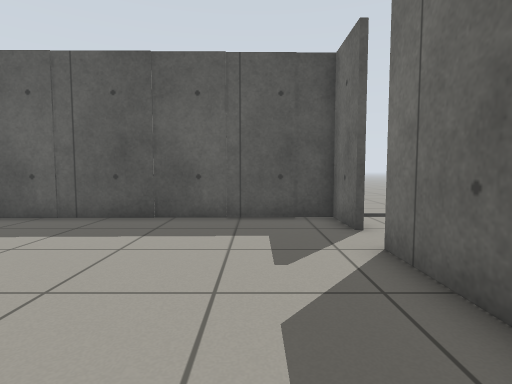
view 1 (above)

13 first-person views from a walk through a Gazebo world. The camera is 0.72 m above the floor, tilts 4° down and sees 80° across. The floor is counted in squares, 0.5 m on a side. Each view is taken from the middle of a square. On the plan, view 1 faces up. The plan holds only what a view shows up to about 14 squares ahead; the rest is blank.

view 2
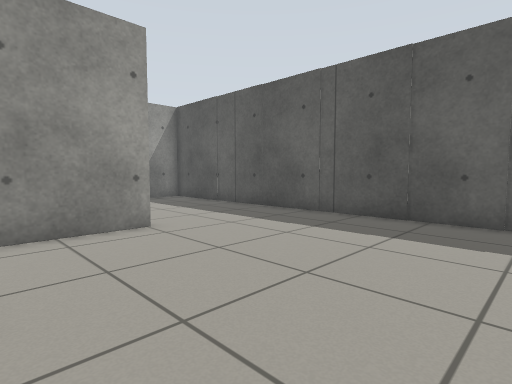

view 3
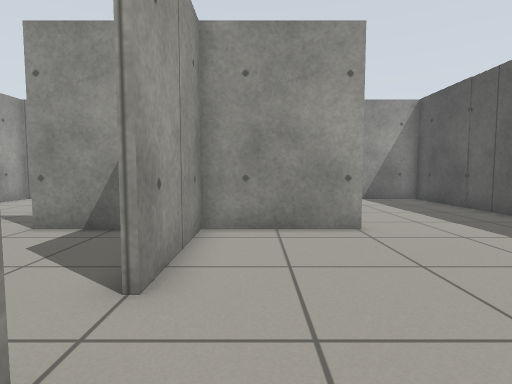

view 4
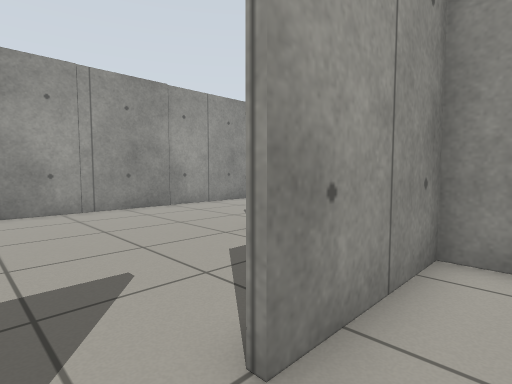

view 5
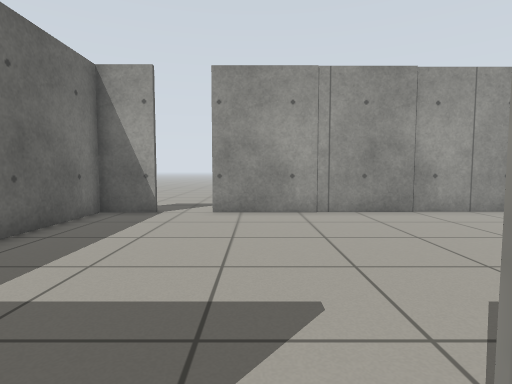

view 6
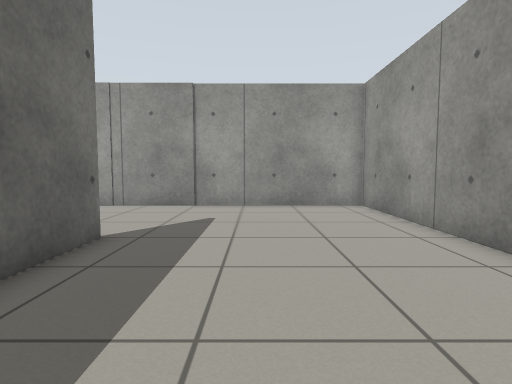

view 7
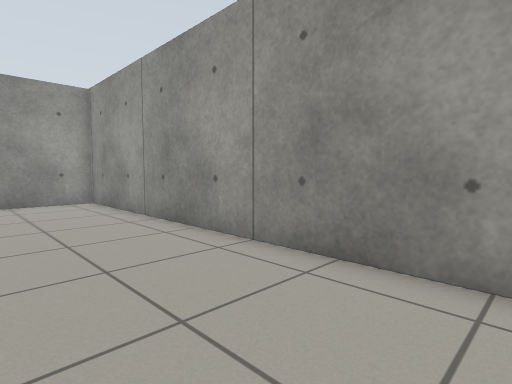

view 8
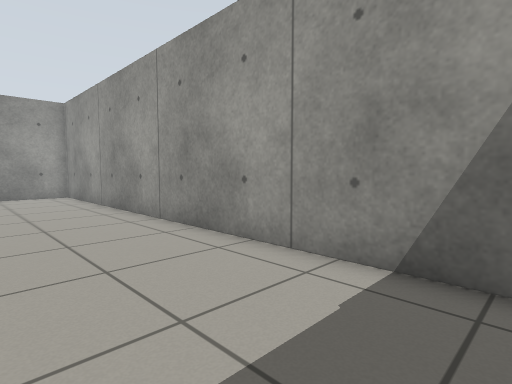

view 9
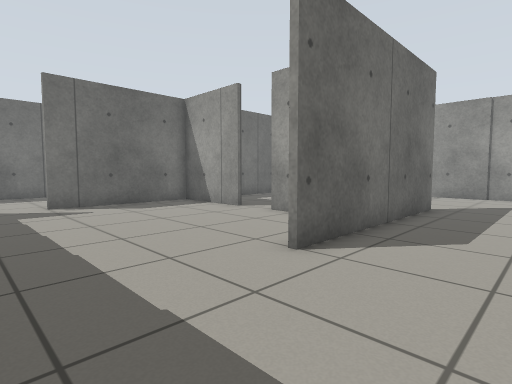

view 10
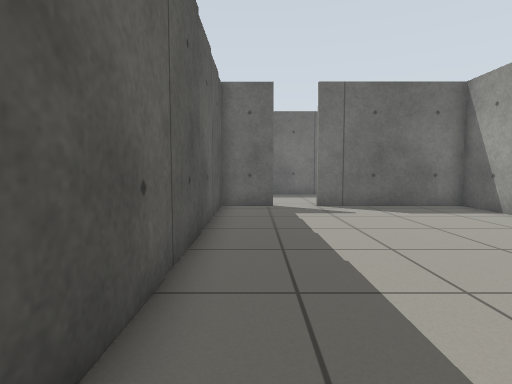

view 11
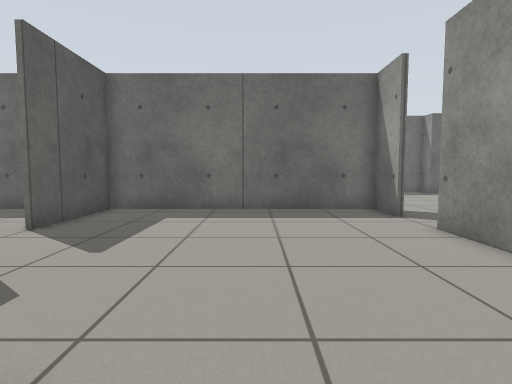

view 12
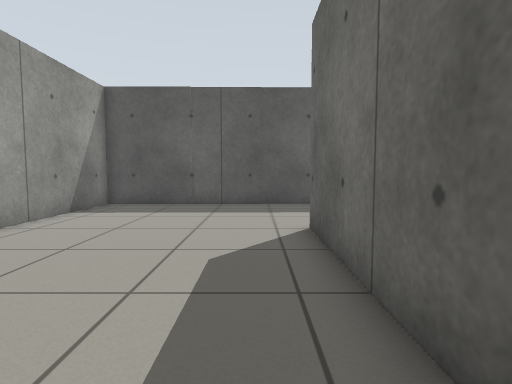

view 13
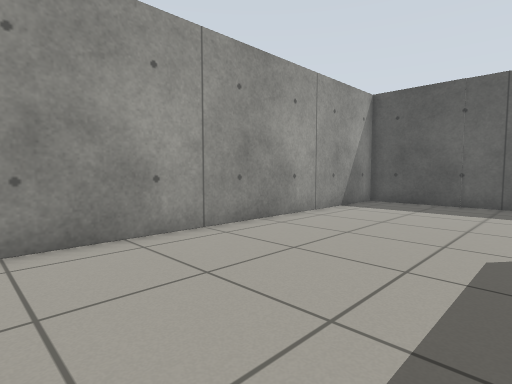

### Floor plan
Points are (right, up) in squares from view 1. A wall is a line through its corners. A room is listed if a view was taken in it or the views show most of it. See-through windows are left out.
Room 1 (views 1, 2, 3, 4, 5)
walls: (-7.4, 3.6) (-7.4, -0.3) (-3.4, -0.3); (-1.6, -0.3) (2.4, -0.3) (2.4, 5.5); (2.4, 7.2) (2.4, 9.4) (1.1, 9.4); (1.2, 9.2) (-7.5, 9.2)
ways out: opening at (-8, 6) to room 2; opening at (-2.5, -1) to room 2; opening at (2, 6.5)
Room 2 (views 6, 7, 8, 9, 10, 11, 12, 13)
walls: (-7.4, -2.2) (-7.4, -4.5); (-7.7, -4.6) (-7.7, 3.6); (0.4, -10.4) (2.4, -10.4) (2.4, -0.6) (-1.6, -0.6); (-7.5, 9.2) (-15.4, 9.2) (-15.4, -10.6) (-1.5, -10.6)
ways out: opening at (-8, 6) to room 1; opening at (-2.5, -1) to room 1; opening at (-0.5, -11)

Where each view was taken, in squares from view 1:
view 1: 0 up, 0 right, facing up
view 2: 0 up, 0 right, facing up-left
view 3: 1 up, 0 right, facing left
view 4: 1 up, 2 left, facing down-left
view 5: 0 up, 3 left, facing down
view 6: 2 up, 11 left, facing down
view 7: 4 up, 11 left, facing down-left
view 8: 8 up, 11 left, facing down-left
view 9: 8 up, 11 left, facing down-right
view 10: 8 up, 10 left, facing right
view 11: 6 down, 9 left, facing right
view 12: 4 down, 9 left, facing up
view 13: 5 down, 9 left, facing up-left
